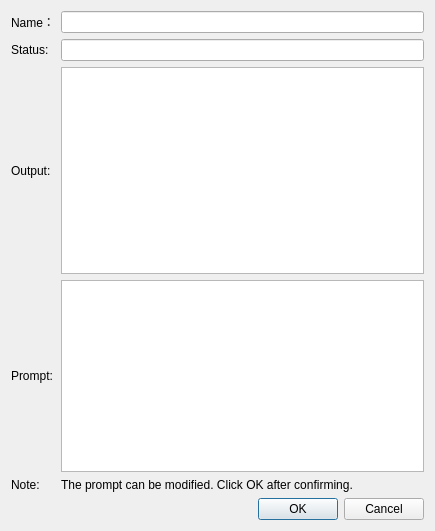
<?xml version="1.0" encoding="UTF-8"?>
<ui version="4.0">
 <class>OrchSubTaskDlg</class>
 <widget class="QDialog" name="OrchSubTaskDlg">
  <property name="geometry">
   <rect>
    <x>0</x>
    <y>0</y>
    <width>435</width>
    <height>531</height>
   </rect>
  </property>
  <property name="windowTitle">
   <string>Subtask Detail</string>
  </property>
  <layout class="QGridLayout" name="gridLayout">
   <item row="5" column="4">
    <widget class="QPushButton" name="btnOK">
     <property name="sizePolicy">
      <sizepolicy hsizetype="Maximum" vsizetype="Fixed">
       <horstretch>0</horstretch>
       <verstretch>0</verstretch>
      </sizepolicy>
     </property>
     <property name="text">
      <string>OK</string>
     </property>
    </widget>
   </item>
   <item row="4" column="1" colspan="5">
    <widget class="QLabel" name="label_4">
     <property name="text">
      <string>The prompt can be modified. Click OK after confirming.</string>
     </property>
    </widget>
   </item>
   <item row="5" column="5">
    <widget class="QPushButton" name="btnCancel">
     <property name="sizePolicy">
      <sizepolicy hsizetype="Maximum" vsizetype="Fixed">
       <horstretch>0</horstretch>
       <verstretch>0</verstretch>
      </sizepolicy>
     </property>
     <property name="text">
      <string>Cancel</string>
     </property>
    </widget>
   </item>
   <item row="4" column="0">
    <widget class="QLabel" name="label_6">
     <property name="text">
      <string>Note:</string>
     </property>
    </widget>
   </item>
   <item row="5" column="0" colspan="4">
    <spacer name="horizontalSpacer">
     <property name="orientation">
      <enum>Qt::Horizontal</enum>
     </property>
     <property name="sizeHint" stdset="0">
      <size>
       <width>296</width>
       <height>20</height>
      </size>
     </property>
    </spacer>
   </item>
   <item row="3" column="0">
    <widget class="QLabel" name="label_2">
     <property name="sizePolicy">
      <sizepolicy hsizetype="Maximum" vsizetype="Preferred">
       <horstretch>0</horstretch>
       <verstretch>0</verstretch>
      </sizepolicy>
     </property>
     <property name="toolTip">
      <string>The prompt can be modified. Click OK after confirming.</string>
     </property>
     <property name="text">
      <string>Prompt:</string>
     </property>
     <property name="wordWrap">
      <bool>false</bool>
     </property>
    </widget>
   </item>
   <item row="2" column="0">
    <widget class="QLabel" name="label_5">
     <property name="sizePolicy">
      <sizepolicy hsizetype="Maximum" vsizetype="Preferred">
       <horstretch>0</horstretch>
       <verstretch>0</verstretch>
      </sizepolicy>
     </property>
     <property name="text">
      <string>Output:</string>
     </property>
    </widget>
   </item>
   <item row="1" column="0">
    <widget class="QLabel" name="label_3">
     <property name="sizePolicy">
      <sizepolicy hsizetype="Maximum" vsizetype="Preferred">
       <horstretch>0</horstretch>
       <verstretch>0</verstretch>
      </sizepolicy>
     </property>
     <property name="text">
      <string>Status:</string>
     </property>
    </widget>
   </item>
   <item row="0" column="0">
    <widget class="QLabel" name="label">
     <property name="sizePolicy">
      <sizepolicy hsizetype="Maximum" vsizetype="Preferred">
       <horstretch>0</horstretch>
       <verstretch>0</verstretch>
      </sizepolicy>
     </property>
     <property name="text">
      <string>Name：</string>
     </property>
    </widget>
   </item>
   <item row="3" column="1" colspan="5">
    <widget class="QTextEdit" name="textEditPrompt">
     <property name="sizePolicy">
      <sizepolicy hsizetype="Expanding" vsizetype="Preferred">
       <horstretch>0</horstretch>
       <verstretch>0</verstretch>
      </sizepolicy>
     </property>
    </widget>
   </item>
   <item row="2" column="1" colspan="5">
    <widget class="QTextEdit" name="textEditResult">
     <property name="readOnly">
      <bool>true</bool>
     </property>
    </widget>
   </item>
   <item row="1" column="1" colspan="5">
    <widget class="QLineEdit" name="lineEditStatus">
     <property name="readOnly">
      <bool>true</bool>
     </property>
    </widget>
   </item>
   <item row="0" column="1" colspan="5">
    <widget class="QLineEdit" name="lineEditName">
     <property name="readOnly">
      <bool>true</bool>
     </property>
    </widget>
   </item>
  </layout>
 </widget>
 <resources/>
 <connections/>
</ui>
